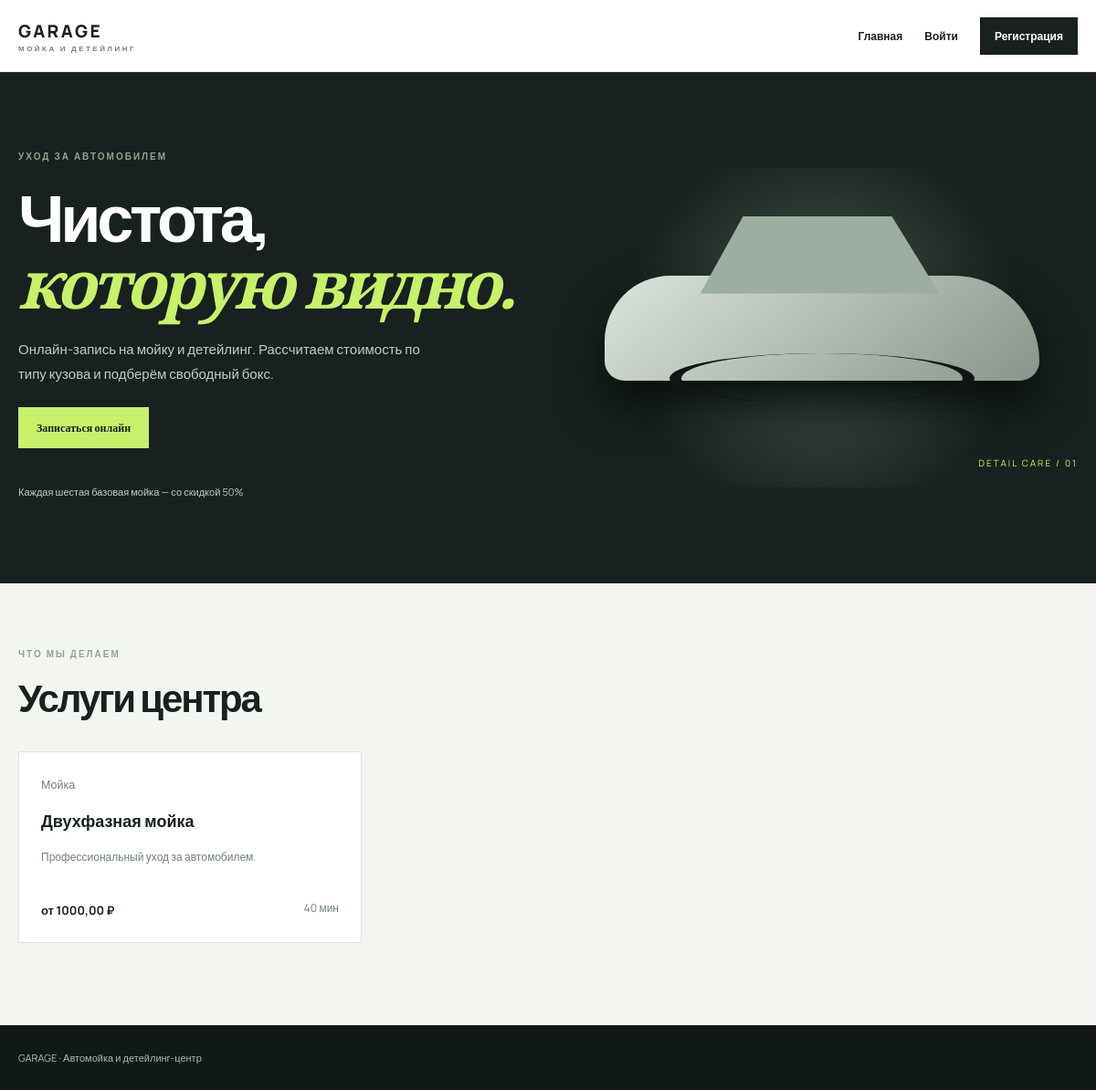
The page / on the database its author committed.
### garage/models.py (models this page shows, shortened)
class Service(models.Model):
    BOX_TYPES = [
        ('wet', 'Мокрый бокс'),
        ('dry', 'Сухой бокс (детейлинг)'),
    ]
    category = models.ForeignKey(ServiceCategory, on_delete=models.PROTECT, related_name='services', verbose_name='Категория')
    name = models.CharField('Название услуги', max_length=120)
    description = models.TextField('Описание', blank=True)
    base_price = models.DecimalField('Базовая цена (₽)', max_digits=8, decimal_places=2)
    base_minutes = models.PositiveSmallIntegerField('Базовая длительность (мин)', default=40)
    required_box_type = models.CharField('Тип бокса', max_length=10, choices=BOX_TYPES, default='wet')
    is_basic_wash = models.BooleanField('Базовая мойка (учёт в штамп-карте)', default=True)

class ServiceCategory(models.Model):
    name = models.CharField('Категория', max_length=80, unique=True)

### garage/views.py (the view)
# urls.py: path('', views.home, name='home'),
def home(request):
    services = Service.objects.select_related('category').all()
    return render(request, 'garage/home.html', {'services': services})

### templates/garage/home.html
{% extends 'base.html' %}{% block title %}GARAGE — Автомойка{% endblock %}{% block content %}<section class="hero"><div class="wrap hero-grid"><div><label>УХОД ЗА АВТОМОБИЛЕМ</label><h1>Чистота,<br><i>которую видно.</i></h1><p>Онлайн-запись на мойку и детейлинг. Рассчитаем стоимость по типу кузова и подберём свободный бокс.</p><a class="btn" href="{% if user.is_authenticated %}{% url 'booking_add' %}{% else %}{% url 'register' %}{% endif %}">Записаться онлайн</a><p class="note">Каждая шестая базовая мойка — со скидкой 50%</p></div><div class="car-art"><div class="car"></div><span>DETAIL CARE / 01</span></div></div></section><section class="wrap section"><label>ЧТО МЫ ДЕЛАЕМ</label><h2>Услуги центра</h2><div class="cards">{% for s in services %}<article><small>{{s.category.name}}</small><h3>{{s.name}}</h3><p>{{s.description|default:'Профессиональный уход за автомобилем.'}}</p><b>от {{s.base_price}} ₽</b><span>{{s.base_minutes}} мин</span></article>{% empty %}<p>Добавьте услуги в админке.</p>{% endfor %}</div></section>{% endblock %}

### static/garage/css/style.css (style rules this page uses)
:root { --dark:#18211f;--paper:#f3f5f1;--accent:#c8f169;--muted:#718078;--line:#dfe4dc }
* { box-sizing:border-box }
body { margin:0;background:var(--paper);color:var(--dark);font:15px Manrope,Arial,sans-serif }
a { color:inherit;text-decoration:none }
.wrap { width:min(1160px,calc(100% - 40px));margin:auto }
.hero { background:var(--dark);color:white }
.hero-grid { min-height:560px;display:grid;grid-template-columns:1fr 1fr;align-items:center;gap:40px }
.hero label,.page label,.section label { font-size:10px;letter-spacing:.2em;color:#93a38f;font-weight:800 }
.hero h1 { font-size:clamp(48px,6vw,78px);line-height:1;margin:22px 0;letter-spacing:-.06em }
.hero h1 i { font-family:'Playfair Display';color:var(--accent) }
.hero p { max-width:470px;color:#c2ccc5;line-height:1.8 }
.btn { display:inline-block;background:var(--accent);color:var(--dark);border:0;padding:14px 20px;font:700 12px Manrope;cursor:pointer;margin:8px 8px 8px 0 }
.note { font-size:11px;margin-top:30px }
.car-art { height:350px;display:grid;place-items:center;position:relative;background:radial-gradient(circle,#48594e,transparent 65%) }
.car-art span { position:absolute;right:0;bottom:20px;color:#c8f169;font-size:10px;letter-spacing:.2em }
.car { width:85%;height:115px;background:linear-gradient(140deg,#dce4db,#87958b);border-radius:100px 130px 30px 30px;position:relative;box-shadow:0 25px 50px #080e0b }
.car:before { content:'';position:absolute;width:55%;height:85px;top:-65px;left:22%;background:#9eada1;clip-path:polygon(18% 0,80% 0,100% 100%,0 100%) }
.car:after { content:' ';position:absolute;left:15%;right:15%;bottom:-25px;height:55px;border-left:13px solid #101614;border-right:13px solid #101614;border-radius:50% }
.section,.page { padding-top:65px;padding-bottom:90px }
.section h2,.page h1 { font-size:42px;letter-spacing:-.05em;margin:10px 0 30px }
.cards { display:grid;grid-template-columns:repeat(3,1fr);gap:16px }
.cards article,.panel,.loyal,.metrics article { background:#fff;border:1px solid var(--line);padding:24px }
.cards article { min-height:210px }
.cards small { color:var(--muted) }
.cards h3 { font-size:18px }
.cards p { font-size:12px;color:var(--muted);line-height:1.7;min-height:45px }
.cards b { font-size:13px }
.cards article>span { float:right;color:var(--muted);font-size:12px }

### rows shown on the page
Service: category.name "Мойка", name "Двухфазная мойка", description "Профессиональный уход за автомобилем.", base_price "1000,00", base_minutes "40"
